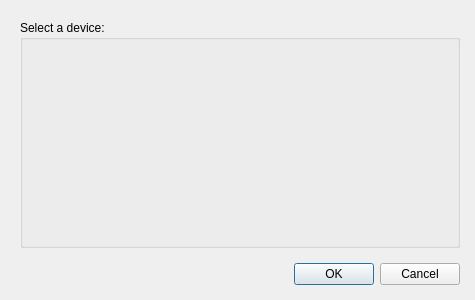
<?xml version="1.0" encoding="UTF-8"?>
<ui version="4.0">
 <class>HardwareKeystoreDialog</class>
 <widget class="QDialog" name="HardwareKeystoreDialog">
  <property name="geometry">
   <rect>
    <x>0</x>
    <y>0</y>
    <width>475</width>
    <height>300</height>
   </rect>
  </property>
  <property name="windowTitle">
   <string>Hardware Keystore</string>
  </property>
  <property name="styleSheet">
   <string notr="true"/>
  </property>
  <layout class="QVBoxLayout" name="verticalLayout">
   <property name="spacing">
    <number>15</number>
   </property>
   <property name="leftMargin">
    <number>20</number>
   </property>
   <property name="topMargin">
    <number>20</number>
   </property>
   <property name="rightMargin">
    <number>15</number>
   </property>
   <property name="bottomMargin">
    <number>15</number>
   </property>
   <item>
    <widget class="QGroupBox" name="groupBoxDevices">
     <property name="sizePolicy">
      <sizepolicy hsizetype="Preferred" vsizetype="Expanding">
       <horstretch>0</horstretch>
       <verstretch>0</verstretch>
      </sizepolicy>
     </property>
     <property name="title">
      <string>Select a device:</string>
     </property>
     <layout class="QVBoxLayout" name="verticalLayout_2"/>
    </widget>
   </item>
   <item>
    <widget class="QDialogButtonBox" name="buttonBox">
     <property name="orientation">
      <enum>Qt::Horizontal</enum>
     </property>
     <property name="standardButtons">
      <set>QDialogButtonBox::Cancel|QDialogButtonBox::Ok</set>
     </property>
    </widget>
   </item>
  </layout>
 </widget>
 <resources/>
 <connections>
  <connection>
   <sender>buttonBox</sender>
   <signal>accepted()</signal>
   <receiver>HardwareKeystoreDialog</receiver>
   <slot>accept()</slot>
   <hints>
    <hint type="sourcelabel">
     <x>20</x>
     <y>20</y>
    </hint>
    <hint type="destinationlabel">
     <x>20</x>
     <y>20</y>
    </hint>
   </hints>
  </connection>
  <connection>
   <sender>buttonBox</sender>
   <signal>rejected()</signal>
   <receiver>HardwareKeystoreDialog</receiver>
   <slot>reject()</slot>
   <hints>
    <hint type="sourcelabel">
     <x>20</x>
     <y>20</y>
    </hint>
    <hint type="destinationlabel">
     <x>20</x>
     <y>20</y>
    </hint>
   </hints>
  </connection>
 </connections>
</ui>
